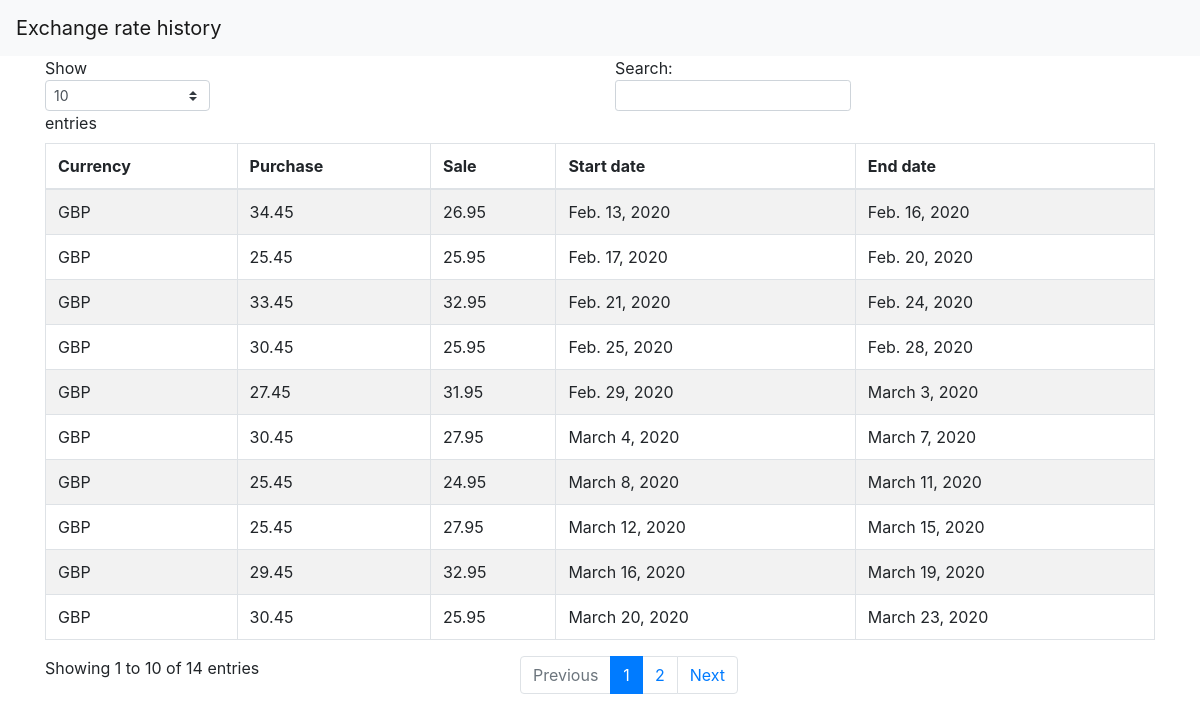
The page /currencylist/GBP on the database its author committed.
### currencylist/models.py (models this page shows, shortened)
class ExchangeRate(models.Model):
    purchase = models.FloatField(validators=[MinValueValidator(0), ])
    sale = models.FloatField(validators=[MinValueValidator(0), ])
    currency = models.ForeignKey(CurrencyDictionary, on_delete=models.CASCADE)
    start_date = models.DateField(default=datetime.date.today, blank=True)
    end_date = models.DateField(default=None, blank=True, null=True)

class CurrencyDictionary(models.Model):
    full_name = models.CharField(max_length=80)
    code = models.CharField(max_length=10)

### currencylist/views.py (the view)
# urls.py: path('currencylist/<slug:code>', views.ExchangeRateHistory.as_view())
class ExchangeRateHistory(ListView):
    context_object_name = 'exchange_rate_model'
    template_name = 'currency_history.html'
    context_object_name = 'exchange_rate_model'
    def get_context_data(self, **kwargs):
        context = super(ExchangeRateHistory, self).get_context_data(**kwargs)
        context['page_title'] = 'Exchange rate history'
        return context
    def get_queryset(self):
        print("hello")
        return ExchangeRate.objects.filter(currency__code=self.kwargs['code'])

### currencylist/templates/currency_history.html
{% extends "index.html" %}
{% block content %}
<div class="container">
         <table id="example" class="table table-striped table-bordered" style="width:100%">
            <thead>
               <tr>
                  <th>Currency</th>
                  <th>Purchase </th>
                  <th>Sale</th>
                  <th>Start date</th>
                  <th>End date</th>
               </tr>
            </thead>
            <tbody>
               {% for item in exchange_rate_model %}
               <tr>
                  <td>{{ item.currency.code }}</td>
                  <td>{{ item.purchase }}</td>
                  <td>{{ item.sale }}</td>
                  <td>{{ item.start_date }}</td>
                  <td>{{ item.end_date }}</td>
               </tr>
               {% endfor %}
            </tbody>
         </table>
      </div>
{% endblock %}

### rows shown on the page
ExchangeRate: currency.code "GBP", purchase "34.45", sale "26.95", start_date "Feb. 13, 2020", end_date "Feb. 16, 2020"
ExchangeRate: currency.code "GBP", purchase "25.45", sale "25.95", start_date "Feb. 17, 2020", end_date "Feb. 20, 2020"
ExchangeRate: currency.code "GBP", purchase "33.45", sale "32.95", start_date "Feb. 21, 2020", end_date "Feb. 24, 2020"
ExchangeRate: currency.code "GBP", purchase "30.45", sale "25.95", start_date "Feb. 25, 2020", end_date "Feb. 28, 2020"
ExchangeRate: currency.code "GBP", purchase "27.45", sale "31.95", start_date "Feb. 29, 2020", end_date "March 3, 2020"
ExchangeRate: currency.code "GBP", purchase "30.45", sale "27.95", start_date "March 4, 2020", end_date "March 7, 2020"
ExchangeRate: currency.code "GBP", purchase "25.45", sale "24.95", start_date "March 8, 2020", end_date "March 11, 2020"
ExchangeRate: currency.code "GBP", purchase "25.45", sale "27.95", start_date "March 12, 2020", end_date "March 15, 2020"
ExchangeRate: currency.code "GBP", purchase "29.45", sale "32.95", start_date "March 16, 2020", end_date "March 19, 2020"
ExchangeRate: currency.code "GBP", purchase "30.45", sale "25.95", start_date "March 20, 2020", end_date "March 23, 2020"

### other values the page prints
{{ page_title }} "Exchange rate history"
